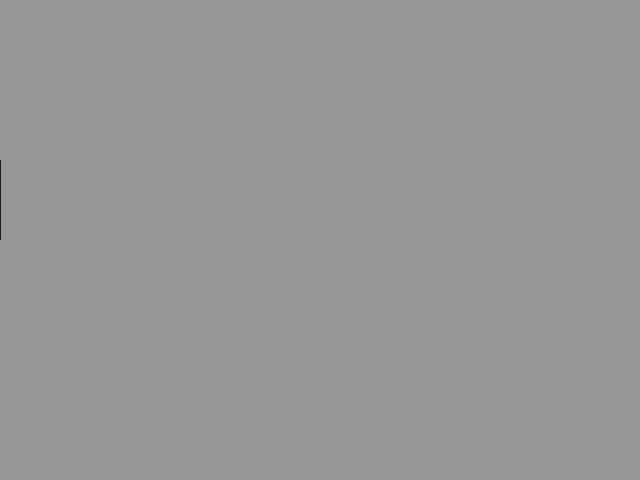
Frame 1 (no input)
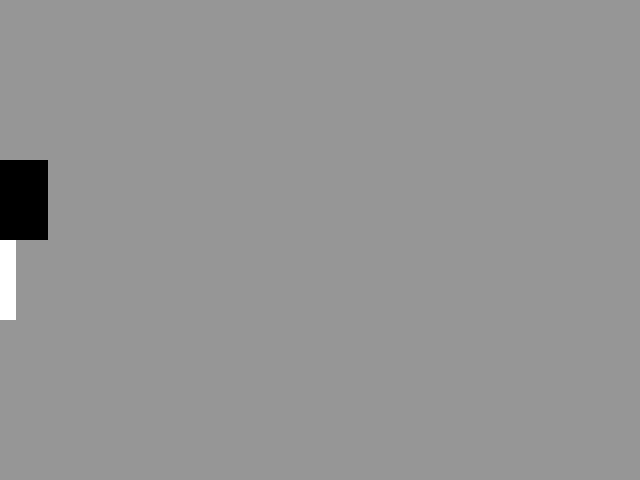
Frame 60 (the mouse pressed at the canvas centre just before this capture)
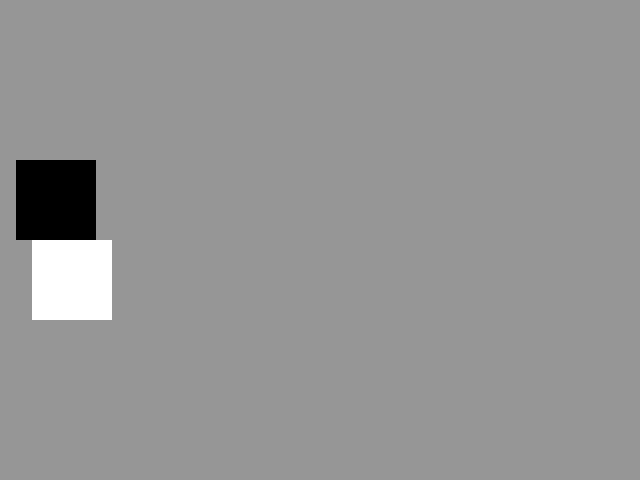
Frame 120 (the mouse held since frame 60 and released just before this capture)

The Processing sketch that drew these frames (run headless with seeded random() and noise(); from frame 60 on, the mouse is pressed at the canvas centre):

// Processing sketch: transformation
// ── transformation.pde
float x,y;
float diam = 80.0;

void setup(){
  size(640,480);
  noStroke();
  x = -diam;
}

void draw(){
  background(150);
  
  x += 0.8;
  if(x > width){
    x = -diam;
  }
  fill(0);
  translate(x,height/2-diam);
  rect(0,0,diam,diam);
  fill(255);
  translate(x,diam);
  rect(0,0,diam,diam);
}
